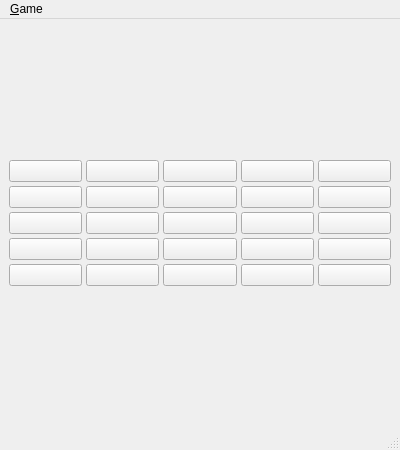
<?xml version="1.0" encoding="UTF-8"?>
<ui version="4.0">
 <class>Teeko</class>
 <widget class="QMainWindow" name="Teeko">
  <property name="geometry">
   <rect>
    <x>0</x>
    <y>0</y>
    <width>400</width>
    <height>450</height>
   </rect>
  </property>
  <property name="windowTitle">
   <string>Teeko</string>
  </property>
  <widget class="QWidget" name="centralwidget">
   <layout class="QVBoxLayout" name="verticalLayout">
    <item>
     <layout class="QGridLayout" name="gridLayout">
      <property name="spacing">
       <number>4</number>
      </property>
      <item row="0" column="0">
       <widget class="Hole" name="hole00"/>
      </item>
      <item row="0" column="1">
       <widget class="Hole" name="hole01"/>
      </item>
      <item row="0" column="2">
       <widget class="Hole" name="hole02"/>
      </item>
      <item row="0" column="3">
       <widget class="Hole" name="hole03"/>
      </item>
      <item row="0" column="4">
       <widget class="Hole" name="hole04"/>
      </item>
      <item row="1" column="0">
       <widget class="Hole" name="hole10"/>
      </item>
      <item row="1" column="1">
       <widget class="Hole" name="hole11"/>
      </item>
      <item row="1" column="2">
       <widget class="Hole" name="hole12"/>
      </item>
      <item row="1" column="3">
       <widget class="Hole" name="hole13"/>
      </item>
      <item row="1" column="4">
       <widget class="Hole" name="hole14"/>
      </item>
      <item row="2" column="0">
       <widget class="Hole" name="hole20"/>
      </item>
      <item row="2" column="1">
       <widget class="Hole" name="hole21"/>
      </item>
      <item row="2" column="2">
       <widget class="Hole" name="hole22"/>
      </item>
      <item row="2" column="3">
       <widget class="Hole" name="hole23"/>
      </item>
      <item row="2" column="4">
       <widget class="Hole" name="hole24"/>
      </item>
      <item row="3" column="0">
       <widget class="Hole" name="hole30"/>
      </item>
      <item row="3" column="1">
       <widget class="Hole" name="hole31"/>
      </item>
      <item row="3" column="2">
       <widget class="Hole" name="hole32"/>
      </item>
      <item row="3" column="3">
       <widget class="Hole" name="hole33"/>
      </item>
      <item row="3" column="4">
       <widget class="Hole" name="hole34"/>
      </item>
      <item row="4" column="0">
       <widget class="Hole" name="hole40"/>
      </item>
      <item row="4" column="1">
       <widget class="Hole" name="hole41"/>
      </item>
      <item row="4" column="2">
       <widget class="Hole" name="hole42"/>
      </item>
      <item row="4" column="3">
       <widget class="Hole" name="hole43"/>
      </item>
      <item row="4" column="4">
       <widget class="Hole" name="hole44"/>
      </item>
     </layout>
    </item>
   </layout>
  </widget>
  <widget class="QMenuBar" name="menubar">
   <property name="geometry">
    <rect>
     <x>0</x>
     <y>0</y>
     <width>400</width>
     <height>22</height>
    </rect>
   </property>
   <widget class="QMenu" name="menuGame">
    <property name="title">
     <string>&amp;Game</string>
    </property>
    <addaction name="actionNew"/>
    <addaction name="separator"/>
    <addaction name="actionAI"/>
    <addaction name="separator"/>
    <addaction name="actionQuit"/>
   </widget>
   <addaction name="menuGame"/>
  </widget>
  <widget class="QStatusBar" name="statusbar"/>
  <action name="actionNew">
   <property name="text">
    <string>&amp;New Game</string>
   </property>
   <property name="shortcut">
    <string>Ctrl+N</string>
   </property>
  </action>
  <action name="actionQuit">
   <property name="text">
    <string>&amp;Quit</string>
   </property>
   <property name="shortcut">
    <string>Ctrl+Q</string>
   </property>
  </action>
  <action name="actionAI">
   <property name="checkable">
    <bool>true</bool>
   </property>
   <property name="text">
    <string>Play vs &amp;AI</string>
   </property>
   <property name="shortcut">
    <string>Ctrl+I</string>
   </property>
  </action>
 </widget>
 <customwidgets>
  <customwidget>
   <class>Hole</class>
   <extends>QPushButton</extends>
   <header>src/Hole.hpp</header>
  </customwidget>
 </customwidgets>
 <resources/>
 <connections/>
</ui>
